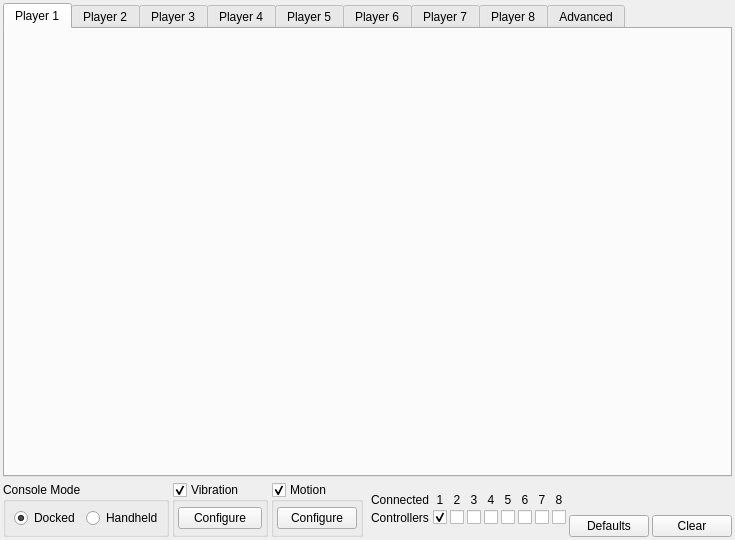
<?xml version="1.0" encoding="UTF-8"?>
<ui version="4.0">
 <class>ConfigureInput</class>
 <widget class="QWidget" name="ConfigureInput">
  <property name="geometry">
   <rect>
    <x>0</x>
    <y>0</y>
    <width>680</width>
    <height>540</height>
   </rect>
  </property>
  <property name="windowTitle">
   <string>ConfigureInput</string>
  </property>
  <layout class="QVBoxLayout" name="verticalLayout_5">
   <property name="spacing">
    <number>2</number>
   </property>
   <property name="leftMargin">
    <number>3</number>
   </property>
   <property name="topMargin">
    <number>3</number>
   </property>
   <property name="rightMargin">
    <number>3</number>
   </property>
   <property name="bottomMargin">
    <number>3</number>
   </property>
   <item>
    <widget class="QTabWidget" name="tabWidget">
     <property name="currentIndex">
      <number>0</number>
     </property>
     <widget class="QWidget" name="tabPlayer1">
      <property name="accessibleName">
       <string>Player 1</string>
      </property>
      <attribute name="title">
       <string>Player 1</string>
      </attribute>
     </widget>
     <widget class="QWidget" name="tabPlayer2">
      <property name="accessibleName">
       <string>Player 2</string>
      </property>
      <attribute name="title">
       <string>Player 2</string>
      </attribute>
     </widget>
     <widget class="QWidget" name="tabPlayer3">
      <property name="accessibleName">
       <string>Player 3</string>
      </property>
      <attribute name="title">
       <string>Player 3</string>
      </attribute>
     </widget>
     <widget class="QWidget" name="tabPlayer4">
      <property name="accessibleName">
       <string>Player 4</string>
      </property>
      <attribute name="title">
       <string>Player 4</string>
      </attribute>
     </widget>
     <widget class="QWidget" name="tabPlayer5">
      <property name="accessibleName">
       <string>Player 5</string>
      </property>
      <attribute name="title">
       <string>Player 5</string>
      </attribute>
     </widget>
     <widget class="QWidget" name="tabPlayer6">
      <property name="accessibleName">
       <string>Player 6</string>
      </property>
      <attribute name="title">
       <string>Player 6</string>
      </attribute>
     </widget>
     <widget class="QWidget" name="tabPlayer7">
      <property name="accessibleName">
       <string>Player 7</string>
      </property>
      <attribute name="title">
       <string>Player 7</string>
      </attribute>
     </widget>
     <widget class="QWidget" name="tabPlayer8">
      <property name="accessibleName">
       <string>Player 8</string>
      </property>
      <attribute name="title">
       <string>Player 8</string>
      </attribute>
     </widget>
     <widget class="QWidget" name="tabAdvanced">
      <property name="accessibleName">
       <string>Advanced</string>
      </property>
      <attribute name="title">
       <string>Advanced</string>
      </attribute>
     </widget>
    </widget>
   </item>
   <item alignment="Qt::AlignVCenter">
    <widget class="QWidget" name="consoleInputSettings" native="true">
     <layout class="QHBoxLayout" name="buttonsBottomRightHorizontalLayout">
      <property name="spacing">
       <number>3</number>
      </property>
      <property name="leftMargin">
       <number>0</number>
      </property>
      <property name="topMargin">
       <number>3</number>
      </property>
      <property name="rightMargin">
       <number>0</number>
      </property>
      <property name="bottomMargin">
       <number>0</number>
      </property>
      <item alignment="Qt::AlignVCenter">
       <widget class="QGroupBox" name="handheldGroup">
        <property name="maximumSize">
         <size>
          <width>16777215</width>
          <height>16777215</height>
         </size>
        </property>
        <property name="title">
         <string>Console Mode</string>
        </property>
        <layout class="QHBoxLayout" name="horizontalLayout">
         <property name="spacing">
          <number>6</number>
         </property>
         <property name="leftMargin">
          <number>8</number>
         </property>
         <property name="topMargin">
          <number>6</number>
         </property>
         <property name="rightMargin">
          <number>3</number>
         </property>
         <property name="bottomMargin">
          <number>6</number>
         </property>
         <item>
          <widget class="QRadioButton" name="radioDocked">
           <property name="text">
            <string>Docked</string>
           </property>
           <property name="checked">
            <bool>true</bool>
           </property>
          </widget>
         </item>
         <item>
          <widget class="QRadioButton" name="radioUndocked">
           <property name="text">
            <string>Handheld</string>
           </property>
          </widget>
         </item>
        </layout>
       </widget>
      </item>
      <item>
       <widget class="QGroupBox" name="vibrationGroup">
        <property name="title">
         <string>Vibration</string>
        </property>
        <property name="checkable">
         <bool>true</bool>
        </property>
        <layout class="QHBoxLayout" name="horizontalLayout_2">
         <property name="leftMargin">
          <number>3</number>
         </property>
         <property name="topMargin">
          <number>3</number>
         </property>
         <property name="rightMargin">
          <number>3</number>
         </property>
         <property name="bottomMargin">
          <number>3</number>
         </property>
         <item>
          <widget class="QPushButton" name="vibrationButton">
           <property name="text">
            <string>Configure</string>
           </property>
          </widget>
         </item>
        </layout>
       </widget>
      </item>
      <item>
       <widget class="QGroupBox" name="motionGroup">
        <property name="title">
         <string>Motion</string>
        </property>
        <property name="checkable">
         <bool>true</bool>
        </property>
        <layout class="QHBoxLayout" name="horizontalLayout_3">
         <property name="leftMargin">
          <number>3</number>
         </property>
         <property name="topMargin">
          <number>3</number>
         </property>
         <property name="rightMargin">
          <number>3</number>
         </property>
         <property name="bottomMargin">
          <number>3</number>
         </property>
         <item>
          <widget class="QPushButton" name="motionButton">
           <property name="text">
            <string>Configure</string>
           </property>
          </widget>
         </item>
        </layout>
       </widget>
      </item>
      <item alignment="Qt::AlignVCenter">
       <widget class="QWidget" name="connectedControllers" native="true">
        <layout class="QGridLayout" name="gridLayout_2">
         <property name="leftMargin">
          <number>5</number>
         </property>
         <property name="topMargin">
          <number>0</number>
         </property>
         <property name="rightMargin">
          <number>0</number>
         </property>
         <property name="bottomMargin">
          <number>0</number>
         </property>
         <property name="spacing">
          <number>3</number>
         </property>
         <item row="1" column="2">
          <widget class="QCheckBox" name="checkboxPlayer2Connected">
           <property name="text">
            <string/>
           </property>
          </widget>
         </item>
         <item row="1" column="0">
          <widget class="QLabel" name="label_2">
           <property name="text">
            <string>Controllers</string>
           </property>
          </widget>
         </item>
         <item row="1" column="4">
          <widget class="QCheckBox" name="checkboxPlayer4Connected">
           <property name="text">
            <string/>
           </property>
          </widget>
         </item>
         <item row="1" column="3">
          <widget class="QCheckBox" name="checkboxPlayer3Connected">
           <property name="text">
            <string/>
           </property>
          </widget>
         </item>
         <item row="1" column="5">
          <widget class="QCheckBox" name="checkboxPlayer5Connected">
           <property name="text">
            <string/>
           </property>
          </widget>
         </item>
         <item row="0" column="1">
          <widget class="QLabel" name="label">
           <property name="text">
            <string>1</string>
           </property>
           <property name="alignment">
            <set>Qt::AlignCenter</set>
           </property>
          </widget>
         </item>
         <item row="1" column="7">
          <widget class="QCheckBox" name="checkboxPlayer7Connected">
           <property name="text">
            <string/>
           </property>
          </widget>
         </item>
         <item row="1" column="6">
          <widget class="QCheckBox" name="checkboxPlayer6Connected">
           <property name="text">
            <string/>
           </property>
          </widget>
         </item>
         <item row="1" column="1">
          <widget class="QCheckBox" name="checkboxPlayer1Connected">
           <property name="layoutDirection">
            <enum>Qt::LeftToRight</enum>
           </property>
           <property name="checked">
            <bool>true</bool>
           </property>
          </widget>
         </item>
         <item row="1" column="8">
          <widget class="QCheckBox" name="checkboxPlayer8Connected">
           <property name="text">
            <string/>
           </property>
          </widget>
         </item>
         <item row="0" column="2">
          <widget class="QLabel" name="label_3">
           <property name="text">
            <string>2</string>
           </property>
           <property name="alignment">
            <set>Qt::AlignCenter</set>
           </property>
          </widget>
         </item>
         <item row="0" column="3">
          <widget class="QLabel" name="label_4">
           <property name="text">
            <string>3</string>
           </property>
           <property name="alignment">
            <set>Qt::AlignCenter</set>
           </property>
          </widget>
         </item>
         <item row="0" column="4">
          <widget class="QLabel" name="label_5">
           <property name="text">
            <string>4</string>
           </property>
           <property name="alignment">
            <set>Qt::AlignCenter</set>
           </property>
          </widget>
         </item>
         <item row="0" column="5">
          <widget class="QLabel" name="label_6">
           <property name="text">
            <string>5</string>
           </property>
           <property name="alignment">
            <set>Qt::AlignCenter</set>
           </property>
          </widget>
         </item>
         <item row="0" column="6">
          <widget class="QLabel" name="label_7">
           <property name="text">
            <string>6</string>
           </property>
           <property name="alignment">
            <set>Qt::AlignCenter</set>
           </property>
          </widget>
         </item>
         <item row="0" column="7">
          <widget class="QLabel" name="label_8">
           <property name="text">
            <string>7</string>
           </property>
           <property name="alignment">
            <set>Qt::AlignCenter</set>
           </property>
          </widget>
         </item>
         <item row="0" column="8">
          <widget class="QLabel" name="label_9">
           <property name="text">
            <string>8</string>
           </property>
           <property name="alignment">
            <set>Qt::AlignCenter</set>
           </property>
          </widget>
         </item>
         <item row="0" column="0">
          <widget class="QLabel" name="label_10">
           <property name="text">
            <string>Connected</string>
           </property>
          </widget>
         </item>
        </layout>
       </widget>
      </item>
      <item>
       <spacer name="horizontalSpacer">
        <property name="orientation">
         <enum>Qt::Horizontal</enum>
        </property>
        <property name="sizeHint" stdset="0">
         <size>
          <width>40</width>
          <height>20</height>
         </size>
        </property>
       </spacer>
      </item>
      <item alignment="Qt::AlignBottom">
       <widget class="QPushButton" name="buttonRestoreDefaults">
        <property name="sizePolicy">
         <sizepolicy hsizetype="Minimum" vsizetype="Fixed">
          <horstretch>0</horstretch>
          <verstretch>0</verstretch>
         </sizepolicy>
        </property>
        <property name="text">
         <string>Defaults</string>
        </property>
       </widget>
      </item>
      <item alignment="Qt::AlignBottom">
       <widget class="QPushButton" name="buttonClearAll">
        <property name="sizePolicy">
         <sizepolicy hsizetype="Minimum" vsizetype="Fixed">
          <horstretch>0</horstretch>
          <verstretch>0</verstretch>
         </sizepolicy>
        </property>
        <property name="text">
         <string>Clear</string>
        </property>
       </widget>
      </item>
     </layout>
    </widget>
   </item>
  </layout>
 </widget>
 <resources/>
 <connections/>
</ui>
